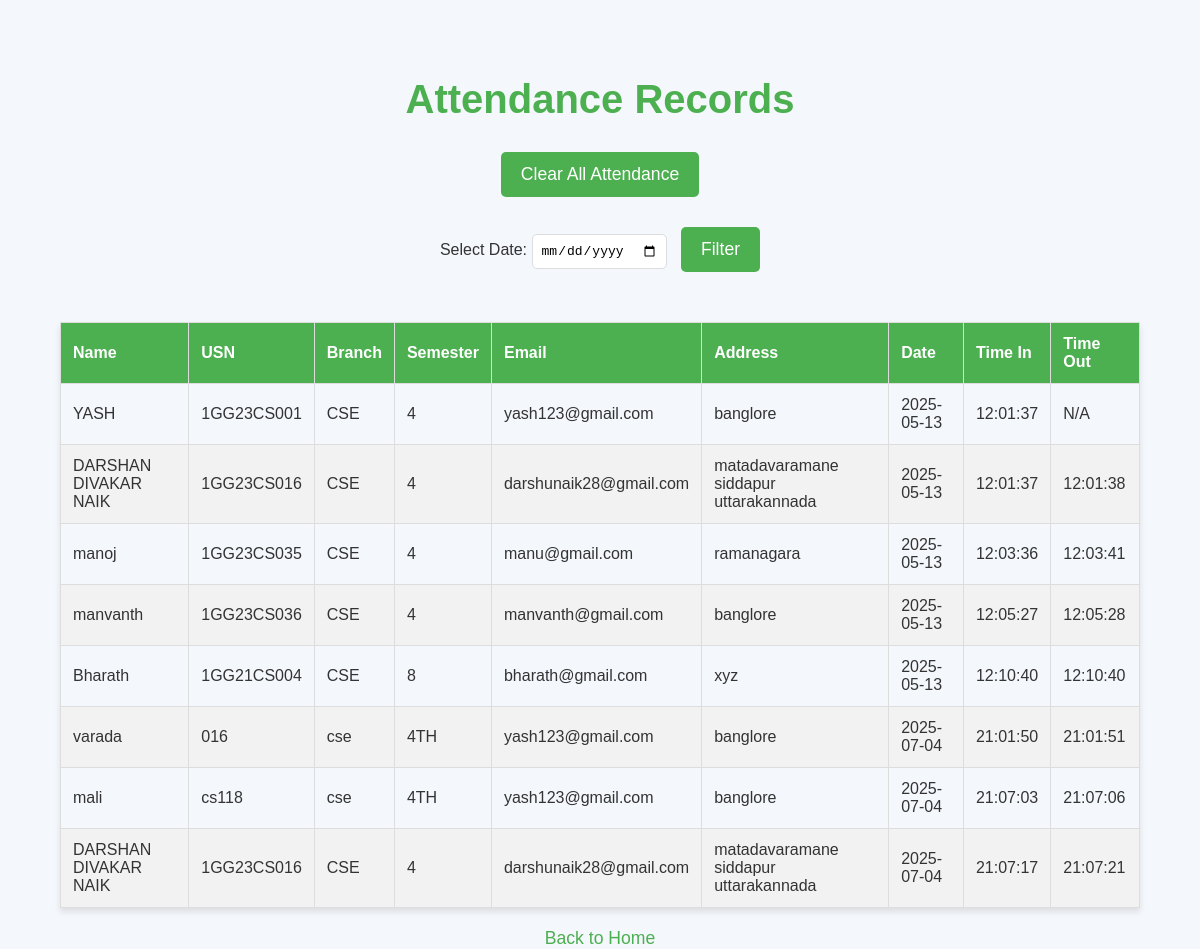
Before: /records with the older database file.
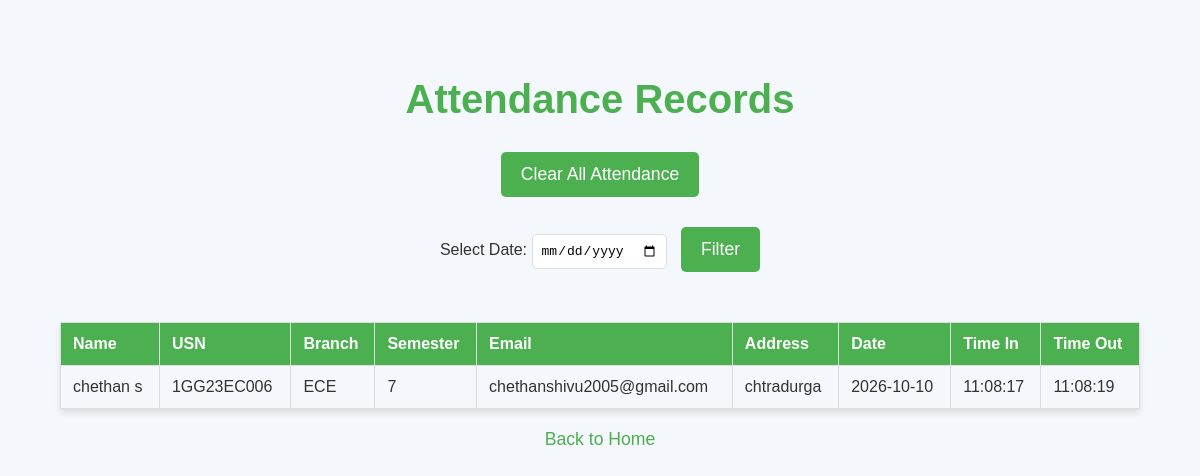
After: the same page with the newer database file.
### tables this page shows
CREATE TABLE attendance (
                        name TEXT,
                        usn TEXT,
                        branch TEXT,
                        semester TEXT,
                        email TEXT,
                        address TEXT,
                        date TEXT,
                        attendance_in TEXT,
                        attendance_out TEXT
                    , time_in TEXT, time_out TEXT, time_inTEXT, time_outTEXT);

### app.py (the view)
@app.route('/records', methods=['GET'])
def records():
    date = request.args.get('date')
    conn = sqlite3.connect(DATABASE)
    cursor = conn.cursor()
    if date:
        cursor.execute("SELECT * FROM attendance WHERE date=?", (date,))
    else:
        cursor.execute("SELECT * FROM attendance")
    rows = cursor.fetchall()
    conn.close()
    return render_template('attendance.html', records=rows)

### templates/attendance.html (shortened to what this page needs)
<!DOCTYPE html>
<html lang="en">
<head>
</head>
<body>
    <h1>Attendance Records</h1>
    <div class="form-container">
        <form action="/clear_attendance" method="POST">
            <button type="submit">Clear All Attendance</button>
        </form>
    </div>
    <div class="filter-form">
        <form action="/records" method="GET">
            <label for="date">Select Date:</label>
            <input type="date" id="date" name="date">
            <button type="submit">Filter</button>
        </form>
    </div>
    <table>
        <thead>
            <tr>
                <th>Name</th>
                <th>USN</th>
                <th>Branch</th>
                <th>Semester</th>
                <th>Email</th>
                <th>Address</th>
                <th>Date</th>
                <th>Time In</th>
                <th>Time Out</th>
            </tr>
        </thead>
        <tbody>
            {% for record in records %}
            <tr>
                <td>{{ record[0] }}</td>
                <td>{{ record[1] }}</td>
                <td>{{ record[2] }}</td>
                <td>{{ record[3] }}</td>
                <td>{{ record[4] }}</td>
                <td>{{ record[5] }}</td>
                <td>{{ record[6] }}</td>
                <td>{{ record[7] or 'N/A' }}</td>
                <td>{{ record[8] or 'N/A' }}</td>
            </tr>
            {% endfor %}
        </tbody>
    </table>
    <a href="/" class="back-link">Back to Home</a>
</body>
</html>

### templates/attendance.html (style rules this page uses)
body { font-family: Arial, sans-serif; background-color: #f4f7fb; color: #333; margin: 0; padding: 0; display: flex; flex-direction: column; align-items: center; padding-top: 50px; }
h1 { color: #4CAF50; font-size: 2.5em; margin-bottom: 30px; }
.form-container { display: flex; flex-direction: column; align-items: center; margin-bottom: 30px; }
button { background-color: #4CAF50; color: white; border: none; padding: 12px 20px; font-size: 1.1em; border-radius: 5px; cursor: pointer; transition: background-color 0.3s ease; }
table { width: 90%; border-collapse: collapse; margin-top: 20px; box-shadow: 0 4px 6px rgba(0, 0, 0, 0.1); }
table th, table td { padding: 12px; text-align: left; border: 1px solid #ddd; }
table th { background-color: #4CAF50; color: white; }
input[type="date"] { padding: 8px; border: 1px solid #ddd; border-radius: 5px; font-size: 1em; margin-right: 10px; }
.filter-form { margin-bottom: 30px; }
.back-link { font-size: 1.1em; color: #4CAF50; text-decoration: none; margin-top: 20px; }

Changed rows visible on the page:
removed attendance: name "DARSHAN DIVAKAR NAIK", usn "1GG23CS016", branch "CSE", semester "4", email "darshunaik28@gmail.com", address "matadavaramane siddapur uttarakannada", date "2025-05-13", attendance_in "12:01:37", attendance_out "12:01:38"
removed attendance: name "manoj", usn "1GG23CS035", branch "CSE", semester "4", email "manu@gmail.com", address "ramanagara", date "2025-05-13", attendance_in "12:03:36", attendance_out "12:03:41"
removed attendance: name "manvanth", usn "1GG23CS036", branch "CSE", semester "4", email "manvanth@gmail.com", address "banglore", date "2025-05-13", attendance_in "12:05:27", attendance_out "12:05:28"
removed attendance: name "Bharath", usn "1GG21CS004", branch "CSE", semester "8", email "bharath@gmail.com", address "xyz", date "2025-05-13", attendance_in "12:10:40", attendance_out "12:10:40"
removed attendance: name "varada", usn "016", branch "cse", semester "4TH", email "yash123@gmail.com", address "banglore", date "2025-07-04", attendance_in "21:01:50", attendance_out "21:01:51"
removed attendance: name "mali", usn "cs118", branch "cse", semester "4TH", email "yash123@gmail.com", address "banglore", date "2025-07-04", attendance_in "21:07:03", attendance_out "21:07:06"
removed attendance: name "DARSHAN DIVAKAR NAIK", usn "1GG23CS016", branch "CSE", semester "4", email "darshunaik28@gmail.com", address "matadavaramane siddapur uttarakannada", date "2025-07-04", attendance_in "21:07:17", attendance_out "21:07:21"
changed attendance: name "YASH" → "chethan s"; usn "1GG23CS001" → "1GG23EC006"; branch "CSE" → "ECE"; semester "4" → "7"; email "yash123@gmail.com" → "chethanshivu2005@gmail.com"; address "banglore" → "chtradurga"; date "2025-05-13" → "2026-10-10"; attendance_in "12:01:37" → "11:08:17"; attendance_out "N/A" → "11:08:19"
